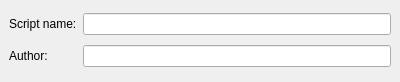
<ui version="4.0" >
 <class>ScriptNameDialog</class>
 <widget class="QWidget" name="ScriptNameDialog" >
  <property name="geometry" >
   <rect>
    <x>0</x>
    <y>0</y>
    <width>400</width>
    <height>82</height>
   </rect>
  </property>
  <layout class="QGridLayout" >
   <property name="margin" >
    <number>9</number>
   </property>
   <property name="spacing" >
    <number>6</number>
   </property>
   <item row="1" column="0" >
    <widget class="QLabel" name="textLabel2" >
     <property name="text" >
      <string>Author:</string>
     </property>
    </widget>
   </item>
   <item row="0" column="1" >
    <widget class="QLineEdit" name="ScriptName" >
     <property name="toolTip" >
      <string>Enter name for the script</string>
     </property>
     <property name="whatsThis" >
      <string>Enter a name for the script.  This is not the file name, just a short descriptive line of text.</string>
     </property>
    </widget>
   </item>
   <item row="1" column="1" >
    <widget class="QLineEdit" name="AuthorName" >
     <property name="toolTip" >
      <string>Enter author's name</string>
     </property>
    </widget>
   </item>
   <item row="0" column="0" >
    <widget class="QLabel" name="textLabel1" >
     <property name="frameShape" >
      <enum>QFrame::NoFrame</enum>
     </property>
     <property name="frameShadow" >
      <enum>QFrame::Plain</enum>
     </property>
     <property name="text" >
      <string>Script name:</string>
     </property>
    </widget>
   </item>
  </layout>
 </widget>
 <customwidgets>
  <customwidget>
   <class>QLineEdit</class>
   <extends></extends>
   <header>klineedit.h</header>
   <container>0</container>
   <pixmap></pixmap>
  </customwidget>
 </customwidgets>
 <resources/>
 <connections/>
</ui>
